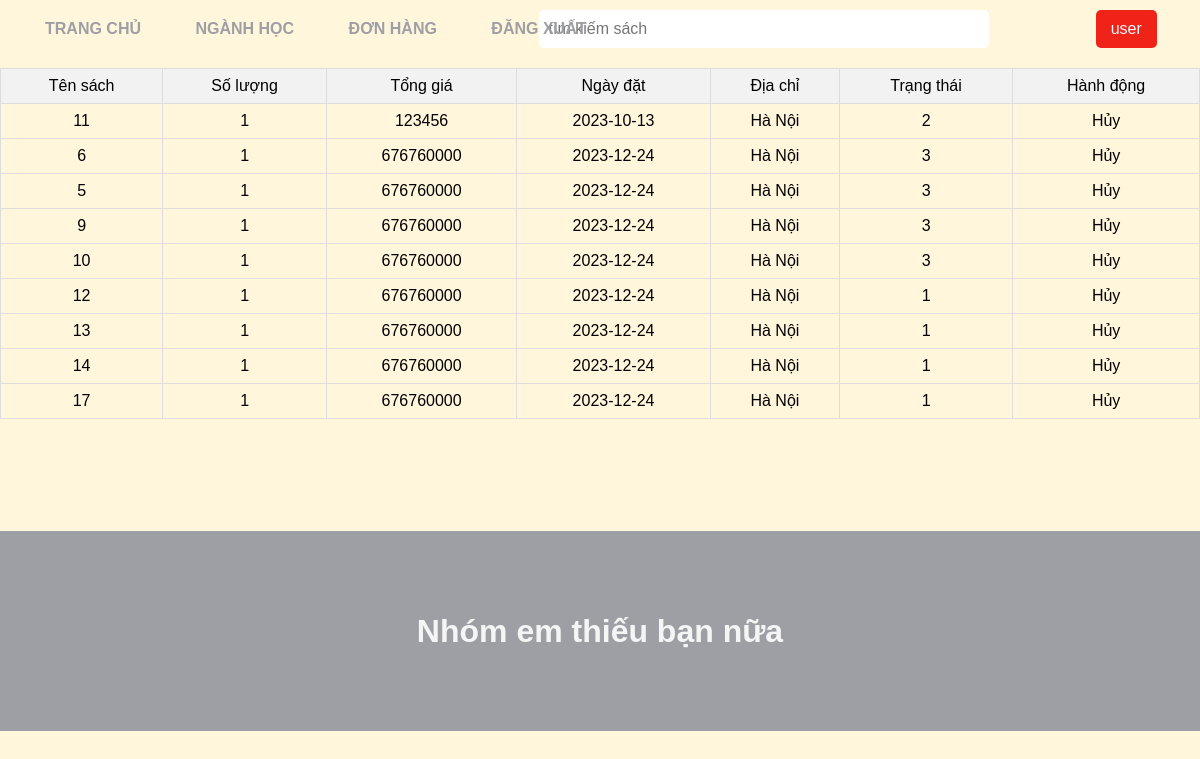
Page /index.php?act=donhang (signed in) on the committed database.
### tables this page shows
CREATE TABLE `dang_ky` (
  `id_dang_ky` int(11) NOT NULL,
  `id_nguoi_dung` int(11) DEFAULT NULL,
  `id_sach` int(11) DEFAULT NULL,
  `so_luong` int(11) DEFAULT NULL,
  `dia_chi` varchar(255) DEFAULT NULL,
  `tong_gia` int(11) DEFAULT NULL,
  `ngay_dat` date DEFAULT NULL,
  `ngay_nhan` date DEFAULT NULL,
  `trang_thai` int(11) NOT NULL
);

### models/connectdb.php (called while the page is built, shortened)
<?php
function connect()
{
    $servername = "localhost";
    $username = "root";
    $password = "";
    try {
        $conn = new PDO("mysql:host=$servername;dbname=xuong1_done", $username, $password);
        $conn->setAttribute(PDO::ATTR_ERRMODE, PDO::ERRMODE_EXCEPTION);
    } catch (PDOException $e) {
        echo $e->getMessage();
    }
    return $conn;
}
function getData($query, $params = [], $getAll = true)
{
    $conn = connect();
    $stmt = $conn->prepare($query);
    $stmt->execute($params);
    if ($getAll) {
        return $stmt->fetchAll();
    }
    return $stmt->fetch();
}

### models/dangKy.php (called while the page is built, shortened)
<?php
require_once "models/connectdb.php";
function getOneDangKy($id)
{
    $sql = "SELECT * FROM dang_ky WHERE id_nguoi_dung=?";
    return getData($sql, [$id]);
}

### views/site/doHang/list.php (the view)
<main class="donHang" style="min-height: 463px;">
    <table border="1px">
        <tr class="line">
            <td>Tên sách</td>
            <td>Số lượng</td>
            <td>Tổng giá</td>
            <td>Ngày đặt</td>
            <td>Địa chỉ</td>
            <td>Trạng thái</td>
            <td>Hành động</td>
        </tr>
        <?php if (isset($vlAllDK)) {
            foreach ($vlAllDK as $i => $s) { ?>
                <tr>
                    <td><?php echo $s['id_sach'] ?></td>
                    <td><?php echo $s['so_luong'] ?></td>
                    <td><?php echo $s['tong_gia'] ?></td>
                    <td><?php echo $s['ngay_dat'] ?></td>
                    <td><?php echo $s['dia_chi'] ?></td>
                    <td><?php echo $s['trang_thai'] ?></td>
                    <td>
                        <a href="index.php?act=donhang&nd=delete&id_dl=<?php echo $s['id_dang_ky'] ?>">Hủy</a>
                    </td>
                </tr>
        <?php }
        } else echo "trống" ?>
    </table>
</main>

### views/content/css/style.css (style rules this page uses)
* { margin: 0; padding: 0; box-sizing: border-box; }
body { font-family: Arial, sans-serif; background-color: #fff6dc; }
a { text-decoration: none; color: black; }
table { margin-top: 10px; width: 100%; border-collapse: collapse; }
tr.line { background-color: #f2f2f2; }
td { padding: 8px; text-align: center; border: 1px solid #ddd; }

### rows in the picture
dang_ky: id_sach "11", so_luong "1", tong_gia "123456", ngay_dat "2023-10-13", dia_chi "Hà Nội", trang_thai "2"
dang_ky: id_sach "6", so_luong "1", tong_gia "676760000", ngay_dat "2023-12-24", dia_chi "Hà Nội", trang_thai "3"
dang_ky: id_sach "5", so_luong "1", tong_gia "676760000", ngay_dat "2023-12-24", dia_chi "Hà Nội", trang_thai "3"
dang_ky: id_sach "9", so_luong "1", tong_gia "676760000", ngay_dat "2023-12-24", dia_chi "Hà Nội", trang_thai "3"
dang_ky: id_sach "10", so_luong "1", tong_gia "676760000", ngay_dat "2023-12-24", dia_chi "Hà Nội", trang_thai "3"
dang_ky: id_sach "12", so_luong "1", tong_gia "676760000", ngay_dat "2023-12-24", dia_chi "Hà Nội", trang_thai "1"
dang_ky: id_sach "13", so_luong "1", tong_gia "676760000", ngay_dat "2023-12-24", dia_chi "Hà Nội", trang_thai "1"
dang_ky: id_sach "14", so_luong "1", tong_gia "676760000", ngay_dat "2023-12-24", dia_chi "Hà Nội", trang_thai "1"
dang_ky: id_sach "17", so_luong "1", tong_gia "676760000", ngay_dat "2023-12-24", dia_chi "Hà Nội", trang_thai "1"
